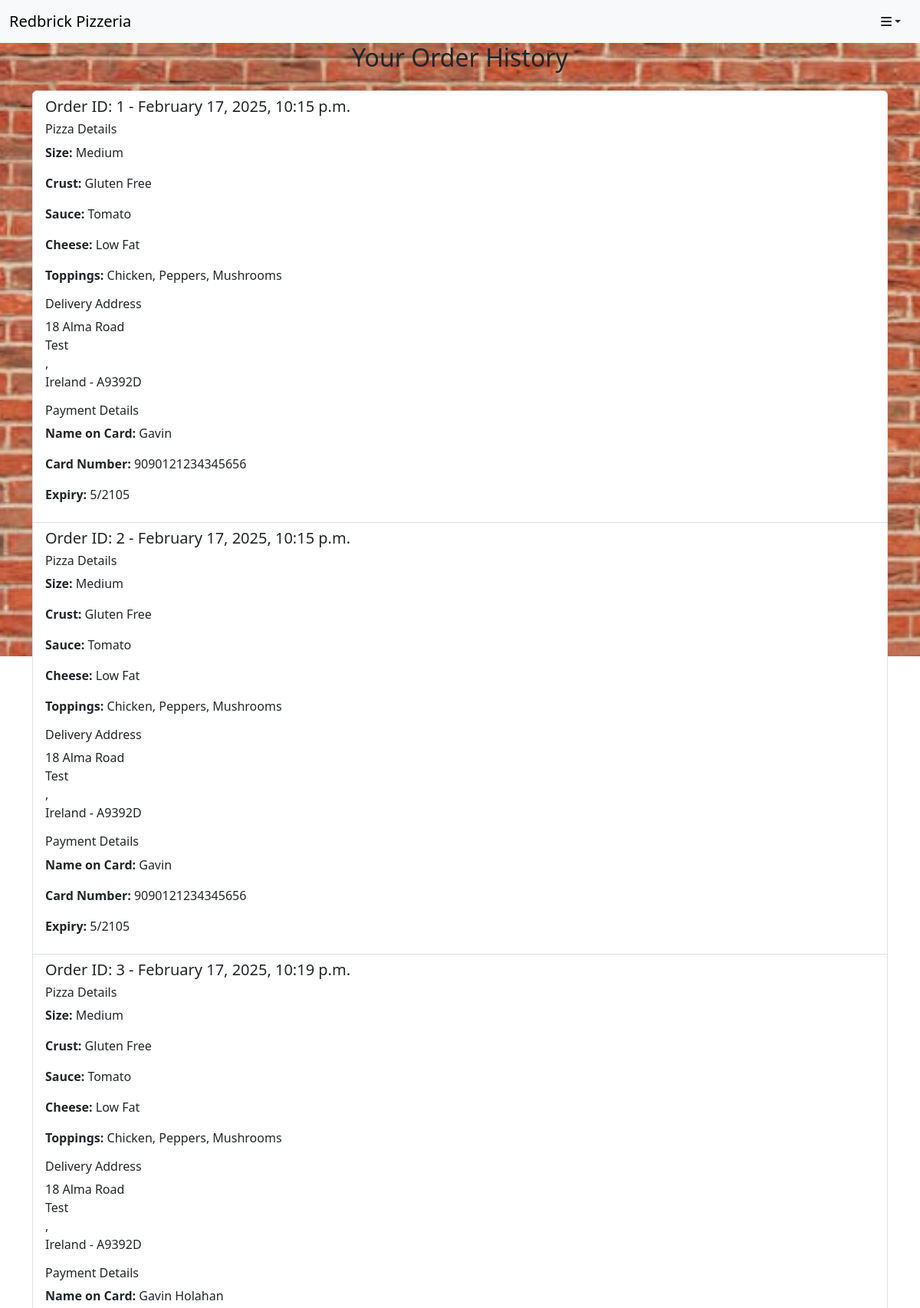
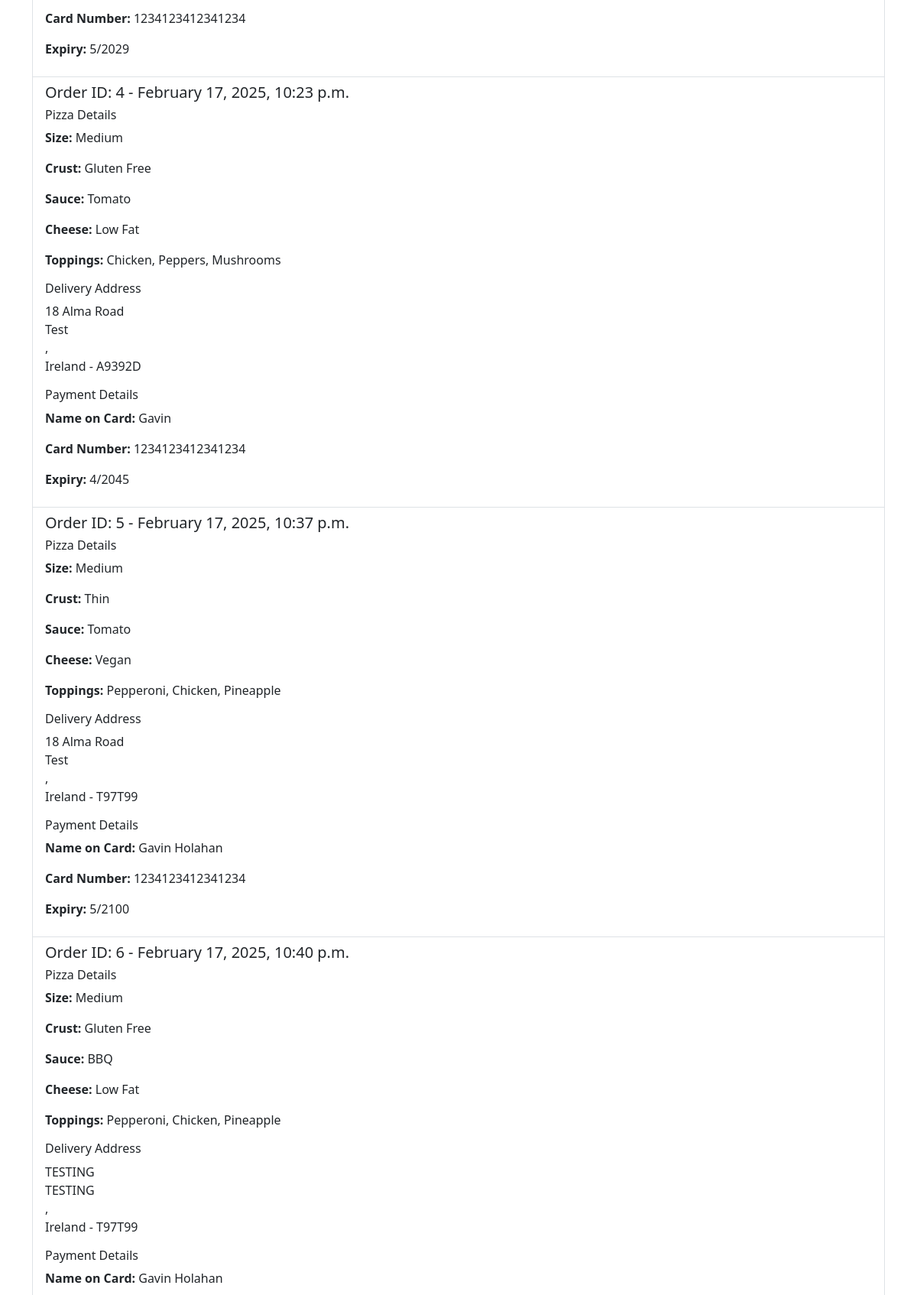
Screenshot of /order_history/ (signed in, upper part) with the database file from the repository (2 pictures, top to bottom).
### pizza_shop/models.py (models this page shows)
class Order(models.Model):
    user = models.ForeignKey(User, on_delete=models.CASCADE)
    pizza = models.ForeignKey(Pizza, on_delete=models.CASCADE)
    payment = models.ForeignKey(PaymentInfo, on_delete=models.CASCADE)
    address = models.ForeignKey(AddressInfo, on_delete=models.CASCADE)
    data_ordered = models.DateTimeField(auto_now_add=True)

class Pizza(models.Model):
    size = models.ForeignKey("Size", on_delete=models.CASCADE)
    crust = models.ForeignKey("Crust", on_delete=models.CASCADE)
    sauce = models.ForeignKey("Sauce", on_delete=models.CASCADE)
    cheese = models.ForeignKey("Cheese", on_delete=models.CASCADE)
    toppings = models.ManyToManyField("Toppings")

class PizzaField(models.Model):
    name = models.CharField(max_length=30)
    class Meta:
        abstract = True
    def __str__(self):
        return self.name

class Size(PizzaField):
    pass

class Crust(PizzaField):
    pass

class Sauce(PizzaField):
    pass

class Cheese(PizzaField):
    pass

class Toppings(PizzaField):
    pass

class AddressInfo(models.Model):
    address_line_1 = models.CharField(max_length=50)
    address_line_2 = models.CharField(max_length=50, blank=True)
    country = models.CharField(max_length=50)
    eircode = models.CharField(max_length=10)

class PaymentInfo(models.Model):
    name_on_card = models.CharField(max_length=50)
    card_num = models.IntegerField(
        validators=[MaxValueValidator(9999999999999999)]
    )  # 16 9s
    expiration_month = models.IntegerField(
        validators=[MinValueValidator(1), MaxValueValidator(12)]
    )
    expiration_year = models.IntegerField(
        validators=[MinValueValidator(2025), MaxValueValidator(9999)]
    )
    cvv = models.IntegerField(
        MaxValueValidator(9999)
    )  # TODO Change to not save (Probably shouldn't be implemented like this)

### pizza_shop/views.py (the view)
# urls.py: path("order_history/", views.order_history, name="order_history"),
@login_required
def order_history(request):
    orders = Order.objects.filter(user=request.user)
    return render(request, "order_history.html", {"orders": orders})

### pizza_shop/templates/order_history.html
{% extends "base.html" %}
{% block content %}
<div class="container">
    <h2 class="text-center mb-4">Your Order History</h2>
    {% if orders %}
        <div class="list-group">
            {% for order in orders %}
                <div class="list-group-item">
                    <h5>Order ID: {{ order.id }} - {{ order.data_ordered|date:"F j, Y, g:i a" }}</h5>
                    <h6>Pizza Details</h6>
                    <p><strong>Size:</strong> {{ order.pizza.size }}</p>
                    <p><strong>Crust:</strong> {{ order.pizza.crust }}</p>
                    <p><strong>Sauce:</strong> {{ order.pizza.sauce }}</p>
                    <p><strong>Cheese:</strong> {{ order.pizza.cheese }}</p>
                    <p><strong>Toppings:</strong> {{ order.pizza.toppings.all|join:", " }}</p>
                    <h6>Delivery Address</h6>
                    <p>{{ order.address.address_line_1 }} <br>
                        {% if order.address.address_line_2 %}{{ order.address.address_line_2 }} <br>{% endif %}
                        {{ order.address.city }}, {{ order.address.county }} <br>
                        {{ order.address.country }} - {{ order.address.eircode }}</p>
                    <h6>Payment Details</h6>
                    <p><strong>Name on Card:</strong> {{ order.payment.name_on_card }}</p>
                    <p><strong>Card Number:</strong> {{ order.payment.card_num|slice:"-4" }}</p>
                    <p><strong>Expiry:</strong> {{ order.payment.expiration_month }}/{{ order.payment.expiration_year }}</p>
                </div>
            {% endfor %}
        </div>
    {% else %}
        <p>You have not made any orders yet.</p>
    {% endif %}
</div>
{% endblock %}

### pizza_shop/templates/base.html (shortened to what this page needs)
<html>
  <head>
    {% load bootstrap5 %}
    {% bootstrap_css %}
    {% load static %}
    <link href="{% static 'fontawesomefree/css/fontawesome.css' %}" rel="stylesheet" type="text/css">
    <link href="{% static 'fontawesomefree/css/brands.css' %}" rel="stylesheet" type="text/css">
    <link href="{% static 'fontawesomefree/css/solid.css' %}" rel="stylesheet" type="text/css">
  </head>
  <body>
    <nav class="navbar navbar-expand-lg navbar-light bg-body-tertiary" style="background-color: rgba(155, 30, 30, 1);">
      <div class="container-fluid">
        <a class="navbar-brand" href="/">Redbrick Pizzeria</a>
        {% if user.is_authenticated %}
          <button class="btn rounded-pill order-dark dropdown-toggle " type="button" data-bs-toggle="dropdown" aria-expanded="false"><i class="fas fa-bars"></i></button>
      {% endif %}
      </div>
    </nav>
    <div id="bg" style="background-image: url('{% static "brickwall.jpeg" %}'); background-size: cover; background-position: center; height: 100vh; z-index: -1">
      {% block content %}
      {% endblock %}
    </div>
  </body>
</html>

### rows the page displays
Order: id "1", data_ordered "February 17, 2025, 10:15 p.m.", pizza.size "Medium", pizza.crust "Gluten Free", pizza.sauce "Tomato", pizza.cheese "Low Fat", pizza.toppings.all "Chicken, Peppers, Mushrooms", address.address_line_1 "18 Alma Road", address.address_line_2 "Test", address.country "Ireland", address.eircode "A9392D", payment.name_on_card "Gavin", payment.card_num "9090121234345656", payment.expiration_month "5", payment.expiration_year "2105"
Order: id "2", data_ordered "February 17, 2025, 10:15 p.m.", pizza.size "Medium", pizza.crust "Gluten Free", pizza.sauce "Tomato", pizza.cheese "Low Fat", pizza.toppings.all "Chicken, Peppers, Mushrooms", address.address_line_1 "18 Alma Road", address.address_line_2 "Test", address.country "Ireland", address.eircode "A9392D", payment.name_on_card "Gavin", payment.card_num "9090121234345656", payment.expiration_month "5", payment.expiration_year "2105"
Order: id "3", data_ordered "February 17, 2025, 10:19 p.m.", pizza.size "Medium", pizza.crust "Gluten Free", pizza.sauce "Tomato", pizza.cheese "Low Fat", pizza.toppings.all "Chicken, Peppers, Mushrooms", address.address_line_1 "18 Alma Road", address.address_line_2 "Test", address.country "Ireland", address.eircode "A9392D", payment.name_on_card "Gavin Holahan", payment.card_num "1234123412341234", payment.expiration_month "5", payment.expiration_year "2029"
Order: id "4", data_ordered "February 17, 2025, 10:23 p.m.", pizza.size "Medium", pizza.crust "Gluten Free", pizza.sauce "Tomato", pizza.cheese "Low Fat", pizza.toppings.all "Chicken, Peppers, Mushrooms", address.address_line_1 "18 Alma Road", address.address_line_2 "Test", address.country "Ireland", address.eircode "A9392D", payment.name_on_card "Gavin", payment.card_num "1234123412341234", payment.expiration_month "4", payment.expiration_year "2045"
Order: id "5", data_ordered "February 17, 2025, 10:37 p.m.", pizza.size "Medium", pizza.crust "Thin", pizza.sauce "Tomato", pizza.cheese "Vegan", pizza.toppings.all "Pepperoni, Chicken, Pineapple", address.address_line_1 "18 Alma Road", address.address_line_2 "Test", address.country "Ireland", address.eircode "T97T99", payment.name_on_card "Gavin Holahan", payment.card_num "1234123412341234", payment.expiration_month "5", payment.expiration_year "2100"
Order: id "6", data_ordered "February 17, 2025, 10:40 p.m.", pizza.size "Medium", pizza.crust "Gluten Free", pizza.sauce "BBQ", pizza.cheese "Low Fat", pizza.toppings.all "Pepperoni, Chicken, Pineapple", address.address_line_1 "TESTING", address.address_line_2 "TESTING", address.country "Ireland", address.eircode "T97T99", payment.name_on_card "Gavin Holahan"
